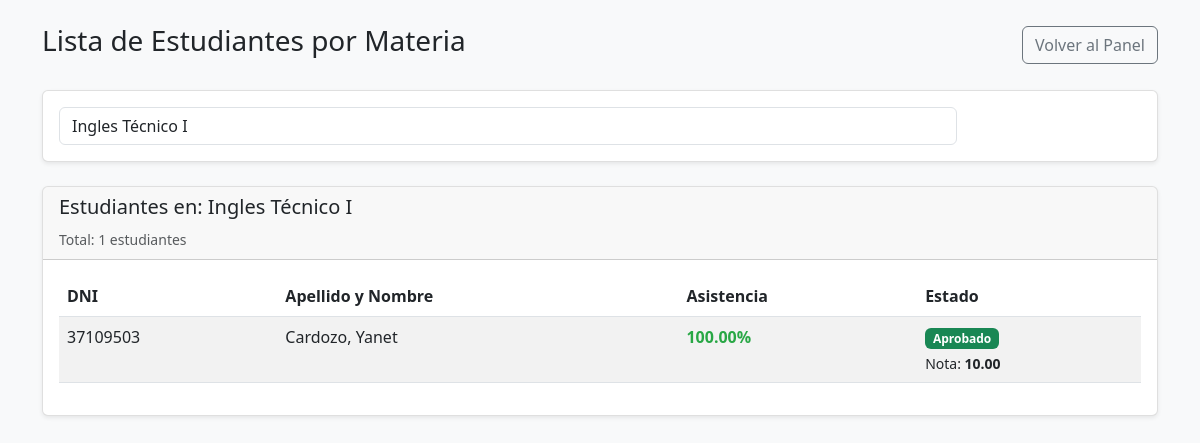
The page /profesor/lista_estudiantes.php?materia=4 (signed in) on the database its author committed.
### tables this page shows
CREATE TABLE `materias` (
  `id` int(11) NOT NULL,
  `nombre` varchar(100) NOT NULL,
  `activo` tinyint(1) DEFAULT 1,
  `fecha_creacion` timestamp NOT NULL DEFAULT current_timestamp(),
  `id_carrera` int(11) NOT NULL COMMENT 'ID de la carrera asociada',
  `fecha_modificacion` timestamp NULL DEFAULT current_timestamp() ON UPDATE current_timestamp() COMMENT 'Fecha de última modificación',
  `año` int(11) NOT NULL DEFAULT 1 COMMENT 'Año de la materia en el plan de estudios (ej: 1, 2, 3)'
);

CREATE TABLE `analitico` (
  `id` int(11) NOT NULL,
  `id_estudiante` int(11) NOT NULL,
  `id_materia` int(11) NOT NULL,
  `cursada` tinyint(1) NOT NULL DEFAULT 0 COMMENT '1 = sí, 0 = no',
  `regular` tinyint(1) NOT NULL DEFAULT 0 COMMENT '1 = sí, 0 = no',
  `inscripto_para_final` tinyint(1) NOT NULL DEFAULT 0 COMMENT '1 = Inscripto para final, 0 = No',
  `aprobada` tinyint(1) NOT NULL DEFAULT 0 COMMENT '1 = sí, 0 = no',
  `calificacion_final` int(11) DEFAULT NULL COMMENT 'Nota final (1-10)',
  `activo` tinyint(1) NOT NULL DEFAULT 1 COMMENT 'para mostrar el panel con las materias'
);

CREATE TABLE `estudiante` (
  `id` int(11) NOT NULL,
  `dni` varchar(20) NOT NULL,
  `nombre` varchar(100) NOT NULL,
  `apellido` varchar(100) NOT NULL,
  `email` varchar(120) NOT NULL,
  `telefono` varchar(30) DEFAULT NULL,
  `direccion` varchar(255) DEFAULT NULL,
  `password_hash` varchar(255) NOT NULL,
  `rol_id` int(11) NOT NULL DEFAULT 1,
  `activo` tinyint(1) NOT NULL DEFAULT 1,
  `creado_en` timestamp NOT NULL DEFAULT current_timestamp(),
  `id_carrera` int(11) DEFAULT NULL COMMENT '1',
  `anio_ingreso` year(4) DEFAULT NULL COMMENT 'Año de ingreso a la carrera',
  `anio_actual` tinyint(1) DEFAULT NULL COMMENT 'Año actual manual (NULL = automático)'
);

### profesor/lista_estudiantes.php (the view, shortened to what this page needs)
<?php
$conn = conectar();
$id_materia = isset($_GET['materia']) ? intval($_GET['materia']) : 0;
$sql_materias = "SELECT m.id, m.nombre
                 FROM asignaciones a
                 JOIN materias m ON a.id_materia = m.id
                 WHERE a.id_profesor = ? AND a.activo = 1 AND m.activo = 1
                 ORDER BY m.nombre";
$stmt_materias = $conn->prepare($sql_materias);
$stmt_materias->bind_param("i", $_SESSION["id_usuario"]);
$stmt_materias->execute();
$materias = $stmt_materias->get_result();
$estudiantes = null;
$nombre_materia = "";
if ($id_materia > 0) {
    $sql_check = "SELECT m.nombre
                  FROM asignaciones a
                  JOIN materias m ON a.id_materia = m.id
                  WHERE a.id_profesor = ? AND m.id = ? AND a.activo = 1 AND m.activo = 1";
    $stmt_check = $conn->prepare($sql_check);
    $stmt_check->bind_param("ii", $_SESSION["id_usuario"], $id_materia);
    $stmt_check->execute();
    $result_check = $stmt_check->get_result();
    if ($row_mat = $result_check->fetch_assoc()) {
        $nombre_materia = $row_mat['nombre'];
        $sql_estudiantes = "SELECT e.id as id_estudiante, a.id as id_analitico, e.dni, e.nombre, e.apellido, e.email, e.telefono, a.regular, a.aprobada, a.inscripto_para_final, a.calificacion_final,
                                   (SELECT COUNT(*) FROM asistencias WHERE id_usuario = e.id AND id_materia = ? AND presente = 1) as asistencias,
                                   (SELECT COUNT(*) FROM asistencias WHERE id_usuario = e.id AND id_materia = ? AND (presente = 0 OR ausente = 1)) as inasistencias,
                                   (SELECT COUNT(*) FROM asistencias WHERE id_usuario = e.id AND id_materia = ?) as total_clases
                            FROM analitico a
                            JOIN estudiante e ON a.id_estudiante = e.id
                            WHERE a.id_materia = ? AND a.activo = 1 AND e.activo = 1
                            ORDER BY e.apellido, e.nombre";
        $stmt = $conn->prepare($sql_estudiantes);
        $stmt->bind_param("iiii", $id_materia, $id_materia, $id_materia, $id_materia);
        $stmt->execute();
        $estudiantes = $stmt->get_result();
    } else {
        $id_materia = 0;
        $nombre_materia = "";
    }
}
?>
<!DOCTYPE html>
<html lang="es">
<head>
  <link href="https://cdn.jsdelivr.net/npm/bootstrap@5.3.0/dist/css/bootstrap.min.css" rel="stylesheet">
</head>
<body>
  <div class="container mt-4">
    <div class="d-flex justify-content-between align-items-center mb-4">
      <h2 class="h3">Lista de Estudiantes por Materia</h2>
      <a href="../panel_profesor.php" class="btn btn-outline-secondary">Volver al Panel</a>
    </div>
    <div class="card mb-4">
      <div class="card-body">
        <form method="GET">
          <div class="row">
            <div class="col-md-10">
              <select name="materia" class="form-control" required onchange="this.form.submit()">
                <?php while($mat = $materias->fetch_assoc()): ?>
                <option value="<?php echo $mat['id']; ?>" <?php echo ($id_materia == $mat['id']) ? 'selected' : ''; ?>>
                  <?php echo htmlspecialchars($mat['nombre']); ?>
                </option>
                <?php endwhile; ?>
              </select>
            </div>
          </div>
        </form>
      </div>
    </div>
    <?php if($estudiantes && $estudiantes->num_rows > 0): ?>
    <div class="card">
      <div class="card-header">
        <h5>Estudiantes en: <?php echo htmlspecialchars($nombre_materia); ?></h5>
        <small class="text-muted">Total: <?php echo $estudiantes->num_rows; ?> estudiantes</small>
      </div>
      <div class="card-body">
        <table class="table table-striped table-hover">
          <thead>
            <tr>
              <th>DNI</th>
              <th>Apellido y Nombre</th>
              <th>Asistencia</th>
              <th>Estado</th>
            </tr>
          </thead>
          <tbody>
            <?php while($est = $estudiantes->fetch_assoc()): ?>
            <?php
            $total_clases = $est['total_clases'];
            $asistencias = $est['asistencias'];
            $inasistencias = $est['inasistencias'];
            $porcentaje = 0;
            if ($total_clases > 0) {
                $porcentaje = ($asistencias / $total_clases) * 100;
            }
            $clase_porcentaje = 'porcentaje-bajo';
            if ($porcentaje >= 75) {
                $clase_porcentaje = 'porcentaje-alto';
            } elseif ($porcentaje >= 50) {
                $clase_porcentaje = 'porcentaje-medio';
            }
            $estado_texto = 'No Regular';
            $clase_estado = 'bg-secondary';
            if ($est['aprobada'] == 1) {
                $estado_texto = 'Aprobado';
                $clase_estado = 'bg-success';
            } elseif ($est['inscripto_para_final'] == 1) {
                $estado_texto = 'Inscripto Final';
                $clase_estado = 'bg-info';
            } elseif ($est['regular'] == 1) {
                $estado_texto = 'Regular';
                $clase_estado = 'bg-warning';
            }
            ?>
            <tr id="fila_<?php echo $est['id_analitico']; ?>">
              <td><?php echo htmlspecialchars($est['dni']); ?></td>
              <td><?php echo htmlspecialchars($est['apellido'] . ', ' . $est['nombre']); ?></td>
              <td>
                  <span class="porcentaje-asistencia <?php echo $clase_porcentaje; ?>"
                        data-bs-toggle="modal"
                        data-bs-target="#detalleAsistenciaModal"
                        data-estudiante-id="<?php echo $est['id_estudiante']; ?>"
                        data-estudiante-nombre="<?php echo htmlspecialchars($est['apellido'] . ', ' . $est['nombre']); ?>"
                        data-materia-id="<?php echo $id_materia; ?>"
                        data-porcentaje="<?php echo number_format($porcentaje, 2); ?>"
                        data-total="<?php echo $total_clases; ?>"
                        data-asistencias="<?php echo $asistencias; ?>"
                        data-inasistencias="<?php echo $inasistencias; ?>">
                      <?php echo number_format($porcentaje, 2); ?>%
                  </span>
              </td>
              <td id="estado_<?php echo $est['id_analitico']; ?>">
                  <span class="badge <?php echo $clase_estado; ?>"><?php echo $estado_texto; ?></span>
                  <?php if ($est['calificacion_final'] !== null): ?>
                      <div class="small mt-1">Nota: <strong><?php echo number_format($est['calificacion_final'], 2); ?></strong></div>
                  <?php endif; ?>
              </td>
            </tr>
            <?php endwhile; ?>
          </tbody>
        </table>
      </div>
    </div>
    <?php elseif($id_materia > 0): ?>
    <div class="alert alert-info" role="alert">
        No hay estudiantes inscritos en esta materia o no tienes permiso para verla.
    </div>
    <?php endif; ?>
  </div>
</body>
</html>

### profesor/lista_estudiantes.php (style rules this page uses)
body { background-color: #f8f9fa; }
.card { box-shadow: 0 0.125rem 0.25rem rgba(0, 0, 0, 0.075); border: 1px solid rgba(0, 0, 0, 0.125); }
.table th { border-top: 0; }
.porcentaje-asistencia { cursor: pointer; font-weight: bold; }
.porcentaje-alto { color: #28a745; }

### rows shown on the page
materias: nombre "Ingles Técnico I"
analitico: id_estudiante.dni "37109503", id_estudiante.nombre "Cardozo, Yanet", porcentaje "100.00", aprobada "Aprobado", calificacion_final "10.00"

### other values the page prints
$estudiantes->num_rows "1"
form field materia "Ingles Técnico I"
